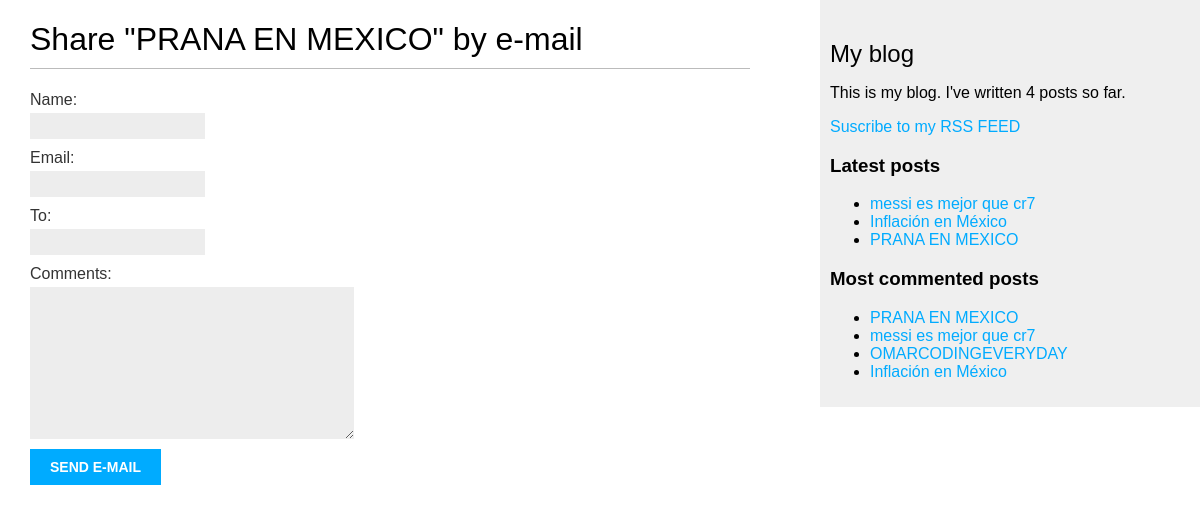
The page /blog/5/share/ on the database as committed earlier.
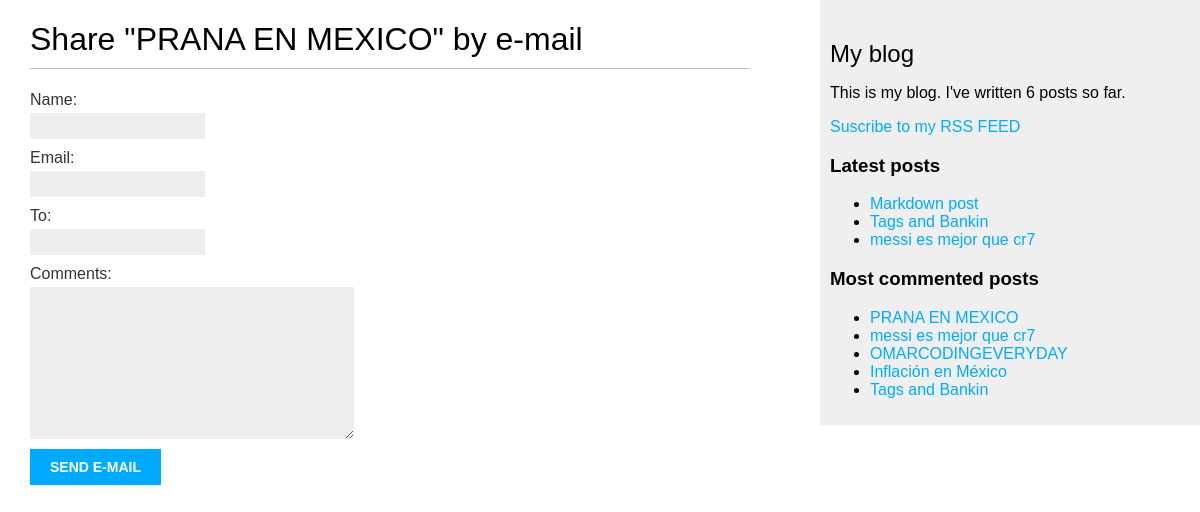
The same page on the database as committed later.
### blog/models.py (models this page shows, shortened)
class Post(models.Model):
    tags = TaggableManager()
    class Status(models.TextChoices):
        DRAFT = 'DF', 'Draft'
        PUBLISHED = 'PB', 'Published'
    title = models.CharField(max_length=250)
    slug = models.SlugField(
        max_length=250,
        unique_for_date='publish'
    )
    author = models.ForeignKey(
        settings.AUTH_USER_MODEL,
        on_delete=models.CASCADE,
        related_name='blog_posts'
    )
    body = models.TextField()
    publish = models.DateTimeField(default=timezone.now)
    created = models.DateTimeField(auto_now_add=True)
    updated = models.DateTimeField(auto_now=True)
    status = models.CharField(
        max_length=2,
        choices=Status,
        default=Status.DRAFT
    )
    objects = models.Manager()  # The default manager.
    published = PublishedManager()  # Our custom manager.
    class Meta:
        ordering = ['-publish']
        indexes = [
            models.Index(fields=['-publish']),
        ]
    def get_absolute_url(self):
        return reverse(
            'blog:post_detail',
            args=[
                self.publish.year,
                self.publish.month,
                self.publish.day,
                self.slug,
            ],
        )

### blog/views.py (the view)
# urls.py: path('<int:post_id>/share/', views.post_share, name='post_share'),
def post_share(request, post_id):
    post = get_object_or_404(
        Post,
        id=post_id,
        status=Post.Status.PUBLISHED
    )
    sent = False
    if request.method == 'POST':
        form = EmailPostForm(request.POST)
        if form.is_valid():
            cd = form.cleaned_data
            post_url = request.build_absolute_uri(
                post.get_absolute_url()
            )
            subject = (
                f"{cd['name']} ({cd['email']}) "
                f"recommends you read {post.title}"
            )
            message = (
                f"Read {post.title} at {post_url}\n\n"
                f"{cd['name']}'s comments: {cd['comments']}"
            )
            send_mail(
                subject=subject,
                message=message,
                from_email=None,
                recipient_list=[cd['to']],
            )
            sent = True
    else:
        form = EmailPostForm()
    return render(
        request,
        'blog/post/share.html',
        {
            'post': post,
            'form': form,
            'sent': sent
        },)

### blog/forms.py
class EmailPostForm(forms.Form):
    name = forms.CharField(max_length=25)
    email = forms.EmailField()
    to = forms.EmailField()
    comments = forms.CharField(
        required=False,
        widget=forms.Textarea
    )

### blog/models.py (called while the page is built)
    def get_queryset(self):
        return (
            super().get_queryset().filter(status=Post.Status.PUBLISHED)
        )

### blog/templatetags/blog_tags.py (called while the page is built)
@register.simple_tag
def total_posts():
    return Post.published.count()

@register.inclusion_tag('blog/post/latest_posts.html')
def show_latest_posts(count=5):
    latest_posts = Post.published.order_by('-publish')[:count]
    return {'latest_posts': latest_posts}

@register.simple_tag
def get_most_commented_posts(count=5):
    return Post.published.annotate(
        total_comments=Count('comments')
    ).order_by('-total_comments')[:count]

### blog/templates/blog/post/share.html (shortened to what this page needs)
{% extends "blog/base.html" %}
{% block content %}
  {% if sent %}
    <h1>E-mail successfully sent</h1>
    <p>
      "{{ post.title }}" was successfully sent to {{ form.cleaned_data.to }}.
    </p>
  {% else %}
    <h1>Share "{{ post.title }}" by e-mail</h1>
    <form method="post" novalidate>
      {{ form.as_p }}
      <input type="submit" value="Send e-mail">
    </form>
  {% endif %}
{% endblock %}

### blog/templates/blog/base.html (shortened to what this page needs)
{% load blog_tags %}
{% load static %}
<!DOCTYPE html>
<html>
<head>
  <link href="{% static "css/blog.css" %}" rel="stylesheet">
</head>
<body>
  <div id="content">
    {% block content %}
    {% endblock %}
  </div>
  <div id="sidebar">
    <h2>My blog</h2>
    <p>This is my blog.
       I've written {% total_posts %} posts so far.
    </p>
    <p>
      <a href="{% url "blog:post_feed" %}">
        Suscribe to my RSS FEED
      </a>
    </p>
    <h3>Latest posts</h3>
    {% show_latest_posts 3 %}
    <h3>Most commented posts</h3>
    {% get_most_commented_posts as most_commented_posts %}
    <ul>
      {% for post in most_commented_posts %}
        <li>
          <a href="{{ post.get_absolute_url }}">{{ post.title }}</a>
        </li>
      {% endfor %}
    </ul>
  </div>
</body>
</html>

### blog/templates/blog/post/latest_posts.html
<ul>
    {% for post in latest_posts %}
      <li>
        <a href="{{ post.get_absolute_url }}">{{ post.title }}</a>
      </li>
    {% endfor %}
  </ul>

Rows that differ between the two databases and show on the page:
no longer on one of the page's lists (row unchanged): Post: title "PRANA EN MEXICO"
no longer on one of the page's lists (row unchanged): Post: title "Inflación en México"
added Post: title "Markdown post", shown under "Latest posts"
added Post: title "Tags and Bankin"
Other text that changed with them:
text no longer shown: "4"
text now shown: "6"
